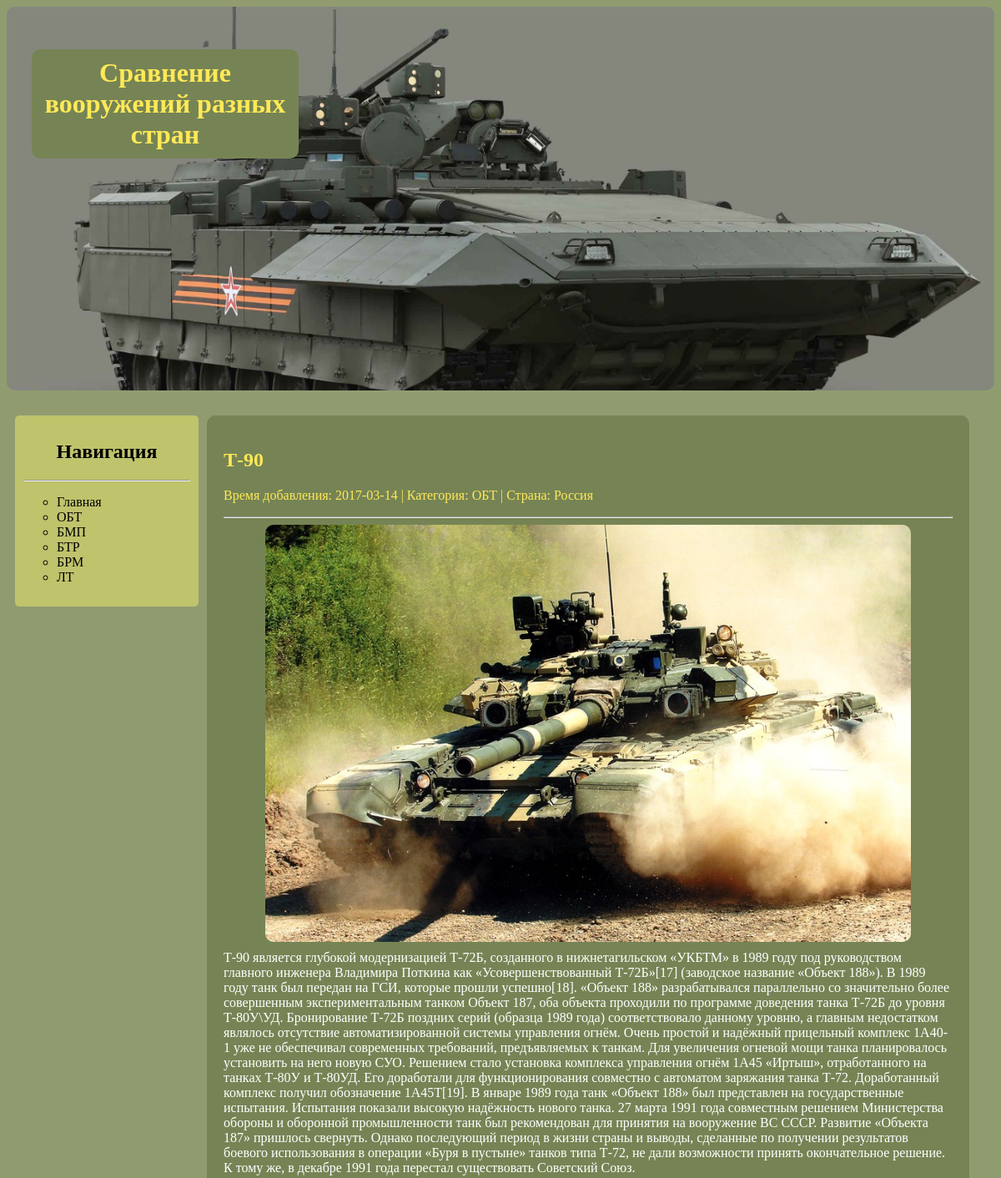
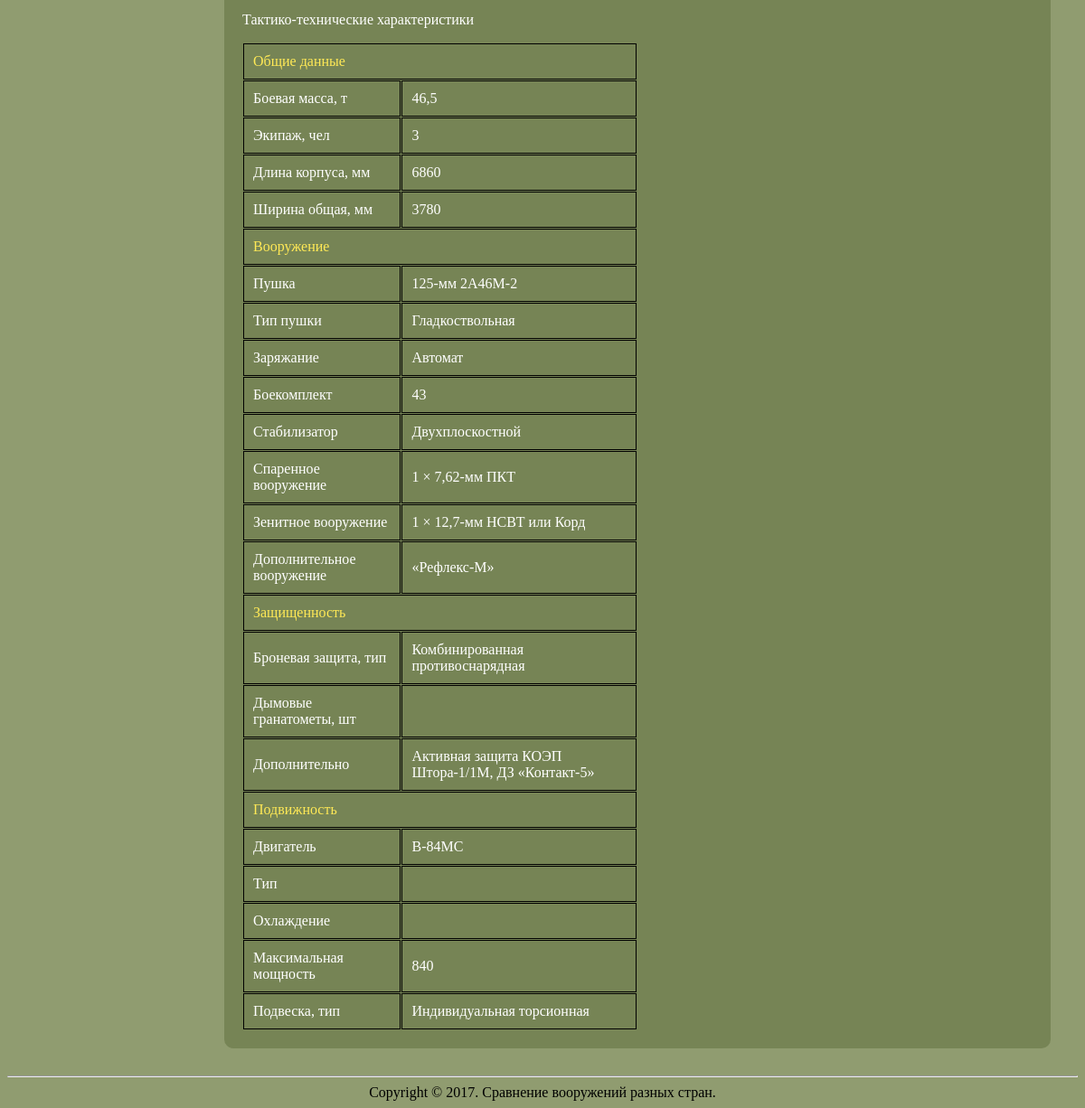
Page /item/1 on the committed database (2 pictures, top to bottom).
### tables this page shows
CREATE TABLE `mil_items` (
  `id` int(11) NOT NULL,
  `title` text NOT NULL,
  `date` date NOT NULL,
  `cat_id` int(11) NOT NULL,
  `img` text NOT NULL,
  `short_desc` text NOT NULL,
  `full_desc` text NOT NULL,
  `fields` text NOT NULL
);

CREATE TABLE `mil_cats` (
  `cat_id` int(11) NOT NULL,
  `cat_name` text NOT NULL
);

### include/config.php (called while the page is built, shortened)
<?php
$table_items = 'mil_items';
$table_cats = 'mil_cats';
$site_title = 'Сайт сравнения вооружений';

### include/functions.php (called while the page is built, shortened)
<?php
include_once("config.php");
include_once("Template.php");
function parse_fiels($fields)
{
    $fields = explode("||", $fields);
    $values = array();
    foreach ($fields as $f)
    {
        $row = explode("|", $f);
        $values['x_' . $row[0]] = $row[1];
    }
    return $values;
}
function get_page($p_id)
{
    global $db_host, $db_name, $db_user, $db_pass, $table_items, $table_cats, $site_title;
    $p_id = abs(intval($p_id));
    $conn = mysqli_connect($db_host, $db_user, $db_pass, $db_name);
    $result = mysqli_query($conn, "SELECT * FROM $table_items i JOIN $table_cats c ON c.cat_id = i.cat_id WHERE i.id = $p_id LIMIT 1");
    $row = mysqli_fetch_array($result);
    $tpl = new Template();
    $tpl->get_tpl('fullstory.tpl');
    $tpl->tpl_parse();
    $content = $tpl->template;
    $tpl = new Template();
    $tpl->get_tpl('header.tpl');
    $tpl->tpl_parse();
    $header = $tpl->template;
    $tpl = new Template();
    $tpl->get_tpl('main.tpl');
    $tpl->set_var('CONTENT', $content);
    $tpl->set_var('HEADER', $header);
    $tpl->set_var('SITE-TITLE', $site_title . " | " . $row['title']);
    $tpl->set_array($row);
    $tpl->set_array(parse_fiels($row['fields']));
    $tpl->tpl_parse();
    return $tpl->template;
}

### include/Template.php (called while the page is built)
<?php
class Template
{
    public $template;
    public static $tpl_path;
    private $vars = array();
    public function get_tpl($tpl_name)
    {
        $tpl_name = Template::$tpl_path . $tpl_name;
        if(empty($tpl_name) || !file_exists($tpl_name))
        {
            return false;
        }
        else
        {
            $this->template  = file_get_contents($tpl_name);
        }
    }
    public function set_var($key, $var)
    {
        $this->vars[$key] = $var;
    }
    public function set_array($array)
    {
        foreach($array as $key => $value)
        {
            $this->vars[$key] = $value;
        }
    }
    public function tpl_parse()
    {
        foreach($this->vars as $key => $value)
        {
            $this->template = str_replace("{" . strtoupper($key) . "}", $value, $this->template);
        }
    }
}

### index.php (the view)
<?php
include_once("./include/functions.php");
if (!empty($_GET['item']))
{
    echo get_page($_GET['item']);
}
else
{
    $cat_id = $_GET['cat_id'] ?? 0;
    echo get_cat($cat_id);
}

### template/css/style.css (style rules this page uses)
body { background: #909C70; }
h2 { color: #FFE956; }
.header-main { background: url('/template/img/header.jpg') no-repeat; background-size: cover; margin-bottom: 30px; border-radius: 10px; padding: 30px; height: 400px; }
.header-main_text { background: #768455; color: #FFE956; width: 300px; text-align: center; padding: 10px; border-radius: 10px; }
.aside-header { color: #000; text-align: center; }
.nav { background: #BFC36C; margin-left: 10px; border-radius: 5px; padding: 10px; width: 200px; float: left; }
.nav ul { list-style-type: circle; }
.nav a { text-decoration: none; color: #000; }
footer { text-align: center; }
.fullstory { background: #768455; padding: 20px; margin-left: 240px; margin-right: 30px; margin-bottom: 30px; border-radius: 10px; display: block; color: #fff; }
.fullstory-bar { color: #FFE956; }
.fullstory-img { vertical-align: top; }
.fullstory-img img { display: block; margin: 0 auto; margin-bottom: 10px; border-radius: 10px; height:500px; }
.fullstory-ttx { width: 50%; }
.fullstory-table { color: #fff; }
.fullstory-table td, th { padding: 10px; border: 1px solid black; }
.fullstory-table-title { color: #FFE956; }
.fullstory-content { vertical-align: top; }
.fullstory-block { overflow:hidden; width:100%; }

### rows in the picture
mil_items: get_page($_GET['item']) "Сравнение вооружений разных стран Навигация Главная ОБТ БМП БТР БРМ ЛТ Т-90 Время добавления: 2017-03-14 | Категория: ОБТ | Страна: Россия Т-90 является глубокой модернизацией Т-72Б, созданного в нижнетагильском «УКБТМ» в 1989 году под руководством главного инженера Владимира Поткина как «Усовершенствованный Т-72Б»[17] (заводское название «Объект 188»). В 1989 году танк был передан на ГСИ, которые прошли успешно[18]. «Объект 188» разрабатывался параллельно со значительно более совершенным экспериментальным танком Объект 187, оба объекта проходили по программе доведения танка Т-72Б до уровня Т-80У\\УД. Бронирование Т-72Б поздних серий (образца 1989 года) соответствовало данному уровню, а…", title+fields (picture)
